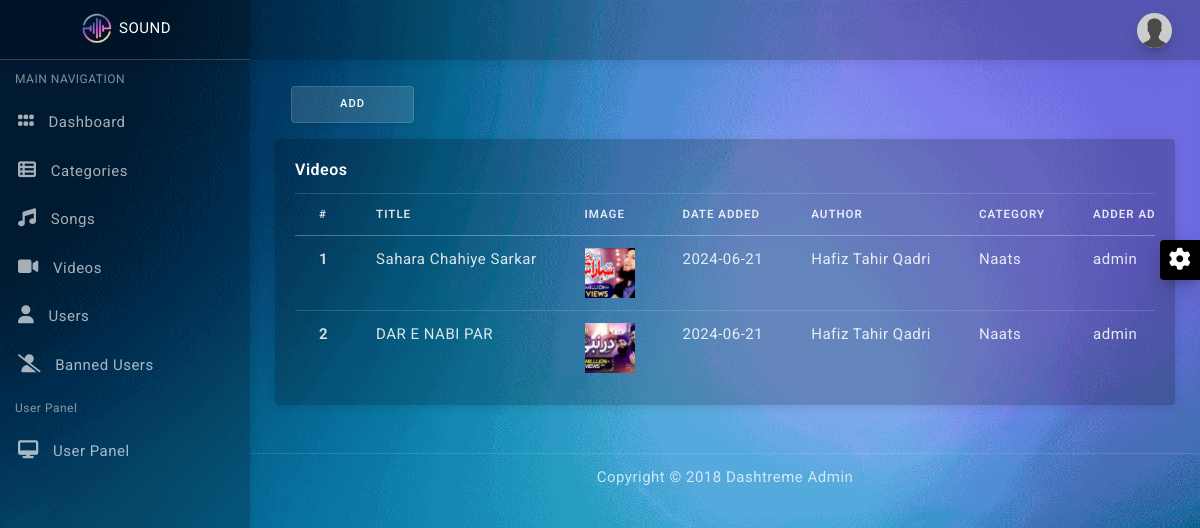
/admin/videos_show.php (signed in), run on the app's committed database.
### tables this page shows
CREATE TABLE `users` (
  `id` int(10) UNSIGNED NOT NULL,
  `full_name` varchar(255) NOT NULL,
  `username` varchar(255) NOT NULL,
  `email` varchar(255) NOT NULL,
  `password` varchar(255) NOT NULL,
  `user_role` varchar(15) NOT NULL,
  `profile_pic` varchar(255) NOT NULL DEFAULT 'dp_placeholder.png',
  `date_registered` date NOT NULL DEFAULT current_timestamp()
);

CREATE TABLE `songs` (
  `id` int(10) UNSIGNED NOT NULL,
  `song_title` varchar(255) NOT NULL,
  `song_img` varchar(255) NOT NULL,
  `song_path` varchar(255) NOT NULL,
  `is_featured` tinyint(1) NOT NULL,
  `type` varchar(255) NOT NULL,
  `date_added` date NOT NULL DEFAULT current_timestamp(),
  `author` varchar(255) NOT NULL,
  `song_category_id_FK` varchar(100) NOT NULL,
  `adder_admin` varchar(255) NOT NULL
);

### admin/videos_show.php (the view, shortened to what this page needs)
<?php
include("./components/header.php");
?>
<div class="content-wrapper">
  <div class="container-fluid">
    <a href="./videos_add.php" type="submit" class="btn btn-light px-5 m-3">Add</a>
    <div class="row">
      <div class="col-lg-12">
        <div class="card">
          <div class="card-body">
            <h5 class="card-title">Videos</h5>
            <div class="table-responsive">
              <table class="table table-hover">
                <thead>
                  <tr>
                    <th scope="col">#</th>
                    <th scope="col">Title</th>
                    <th scope="col">Image</th>
                    <th scope="col">Date Added</th>
                    <th scope="col">Author</th>
                    <th scope="col">Category</th>
                    <th scope="col">Adder Admin</th>
                  </tr>
                </thead>
                <tbody>
                  <?php
                  $sql_videos_show = "SELECT * FROM songs WHERE type='video';";
                  $result_videos_show = mysqli_query($conn, $sql_videos_show);
                  $serial_number = 1;
                  if ($result_videos_show) {
                    if (mysqli_num_rows($result_videos_show) > 0) {
                      while ($row = mysqli_fetch_assoc($result_videos_show)) {
                  ?>
                    <tr>
                      <th scope="row"><?php echo $serial_number;?></th>
                      <td><?php echo $row['song_title'];?></td>
                      <td><div class="song_img" style="width: 50px; height: 50px; border-radius: 10px;"><img src="../images/<?php echo $row['song_img'];?>" style="object-fit: cover; overflow: hidden; width: 100%; height: 100%;" alt=""></div></td>
                      <td><?php echo $row['date_added'];?></td>
                      <td><?php echo $row['author'];?></td>
                      <td><?php echo $row['song_category_id_FK'];?></td>
                      <td><?php echo $row['adder_admin'];?></td>
                    </tr>
                  <?php
                        $serial_number++;
                      }
                    }
                  }
                  ?>
                </tbody>
              </table>
            </div>
          </div>
        </div>
      </div>
    </div>
  </div>
</div>
<?php
include("./components/footer.php");
?>

### admin/components/header.php (shortened to what this page needs)
<?php
include("../config/connection.php");
$username = $_SESSION["admin"];
$sql_admin_profile = "SELECT * FROM users WHERE username='$username'";
$result_admin_profile = mysqli_fetch_assoc(mysqli_query($conn, $sql_admin_profile));
$profile_pic = $result_admin_profile["profile_pic"];
?>
<!DOCTYPE html>
<html lang="en">
<head>
    <link href="assets/plugins/simplebar/css/simplebar.css" rel="stylesheet" />
    <link href="assets/css/bootstrap.min.css" rel="stylesheet" />
    <link href="assets/css/sidebar-menu.css" rel="stylesheet" />
    <link href="assets/css/app-style.css" rel="stylesheet" />
    <link rel="stylesheet" href="https://cdnjs.cloudflare.com/ajax/libs/font-awesome/6.5.2/css/all.min.css" />
</head>
<body class="bg-theme bg-theme1">
    <div id="wrapper">
        <div id="sidebar-wrapper" data-simplebar="" data-simplebar-auto-hide="true">
            <div class="brand-logo">
                <a href="index.php" style="display: flex; align-items: center; justify-content: center;">
                    <img src="../logo.png" class="logo-icon" alt="logo icon">
                    <h5 class="logo-text">SOUND</h5>
                </a>
            </div>
            <ul class="sidebar-menu do-nicescrol">
                <li class="sidebar-header">MAIN NAVIGATION</li>
                <li>
                    <a href="./index.php">
                        <i class="fa-solid fa-grip"></i> <span>Dashboard</span>
                    </a>
                </li>
                <li>
                    <a href="./category_show.php">
                        <i class="fa-solid fa-table-list"></i> <span>Categories</span>
                    </a>
                </li>
                <li>
                    <a href="./songs_show.php">
                        <i class="fa-solid fa-music"></i> <span>Songs</span>
                    </a>
                </li>
                <li>
                    <a href="./videos_show.php">
                        <i class="fa-solid fa-video"></i> <span>Videos</span>
                    </a>
                </li>
                <li>
                    <a href="./users_show.php">
                        <i class="fa-solid fa-user"></i> <span>Users</span>
                    </a>
                </li>
                <li>
                    <a href="./banned_users_show.php">
                        <i class="fa-solid fa-user-slash"></i> <span>Banned Users</span>
                    </a>
                </li>
                <li class="sidebar-header">User Panel</li>
                <li><a href="../index.php"><i class="fa-solid fa-desktop"></i> <span>User Panel</span></a></li>
            </ul>
        </div>
        <header class="topbar-nav">
            <nav class="navbar navbar-expand fixed-top">
                <ul class="navbar-nav mr-auto align-items-center">
                    <li class="nav-item">
                        <a class="nav-link toggle-menu" href="javascript:void();">
                        </a>
                    </li>
                </ul>
                <ul class="navbar-nav align-items-center right-nav-link">
                    <li class="nav-item">
                        <a class="nav-link dropdown-toggle dropdown-toggle-nocaret" data-toggle="dropdown" href="#">
                            <span class="user-profile"><img src="../images/<?php echo $profile_pic; ?>" class="img-circle" alt="user avatar"></span>
                        </a>
                    </li>
                </ul>
            </nav>
        </header>

### admin/assets/css/sidebar-menu.css (style rules this page uses)
.sidebar-menu { list-style: none; margin: 0; padding: 0; background-color: transparent; }
.sidebar-menu>li { position: relative; margin: 0; padding: 0; }
.sidebar-menu>li>a { padding: 13px 5px 13px 15px; display: block; border-left: 3px solid transparent; color: rgba(255, 255, 255, 0.65); font-size: 15px; }
.sidebar-menu li.sidebar-header { padding: 10px 25px 10px 15px; font-size: 12px; color: rgba(255, 255, 255, 0.5); }
.sidebar-menu a { color: #b8c7ce; text-decoration: none; }

### data on the page
users: profile_pic (placeholder picture)
songs: song_title "Sahara Chahiye Sarkar", song_img (picture), date_added "2024-06-21", author "Hafiz Tahir Qadri", song_category_id_FK "Naats", adder_admin "admin"
songs: song_title "DAR E NABI PAR", song_img (picture), date_added "2024-06-21", author "Hafiz Tahir Qadri", song_category_id_FK "Naats", adder_admin "admin"
